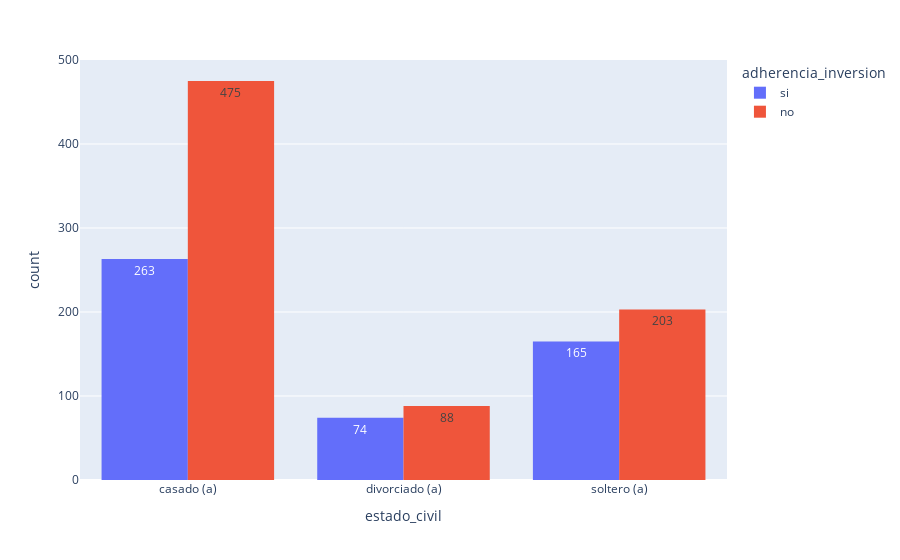

Here is the notebook cell this chart was saved with:
### Code cell
px.histogram(datos, x='estado_civil', text_auto=True, color='adherencia_inversion',barmode='group')

### Figure 1 — Plotly figure (JSON) as saved in the notebook; plotly's stock layout.template omitted (floating-point values rounded to 4 significant figures; data arrays with more than 128 entries replaced by an {"elided": "..."} marker saying what was removed)
{"data": [{"alignmentgroup": "True", "bingroup": "x", "hovertemplate": "adherencia_inversion=si<br>estado_civil=%{x}<br>count=%{y}<extra></extra>", "legendgroup": "si", "marker": {"color": "#636efa", "pattern": {"shape": ""}}, "name": "si", "offsetgroup": "si", "orientation": "v", "showlegend": true, "texttemplate": "%{value}", "type": "histogram", "x": {"elided": "502 str values"}, "xaxis": "x", "yaxis": "y"}, {"alignmentgroup": "True", "bingroup": "x", "hovertemplate": "adherencia_inversion=no<br>estado_civil=%{x}<br>count=%{y}<extra></extra>", "legendgroup": "no", "marker": {"color": "#EF553B", "pattern": {"shape": ""}}, "name": "no", "offsetgroup": "no", "orientation": "v", "showlegend": true, "texttemplate": "%{value}", "type": "histogram", "x": {"elided": "766 str values"}, "xaxis": "x", "yaxis": "y"}], "layout": {"barmode": "group", "legend": {"title": {"text": "adherencia_inversion"}, "tracegroupgap": 0}, "margin": {"t": 60}, "xaxis": {"anchor": "y", "domain": [0, 1], "title": {"text": "estado_civil"}}, "yaxis": {"anchor": "x", "domain": [0, 1], "title": {"text": "count"}}}}
